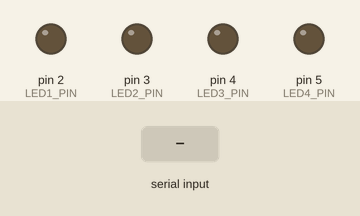
Recording of a sketch running on a simulated Arduino Uno, built with avr-gcc and run on an emulated ATmega328P. On the bench: output pins drawn as LEDs (lit = HIGH). The test bench sets the inputs (shaded band).

Above: at 1.2 s.
1.3 s: "on1\n" received over Serial
At 2.5 s:
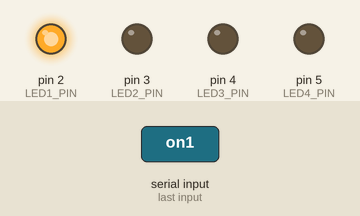
2.8 s: "on2\n" received over Serial
At 3.7 s:
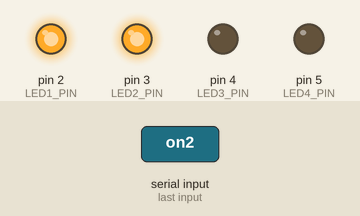
4.3 s: "off1\n" received over Serial
At 4.9 s:
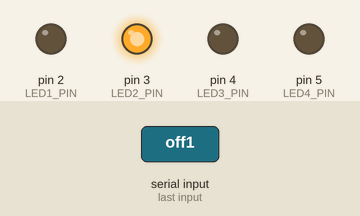
5.8 s: "on3\n" received over Serial
At 7.0 s:
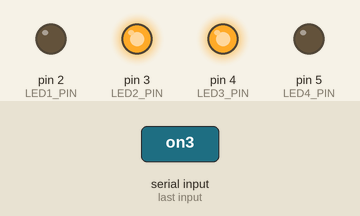
7.3 s: "off2\n" received over Serial
At 8.3 s:
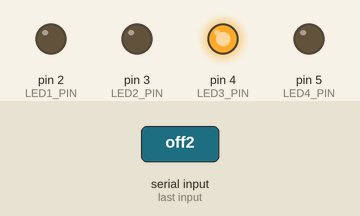
8.8 s: "on4\n" received over Serial
At 9.4 s:
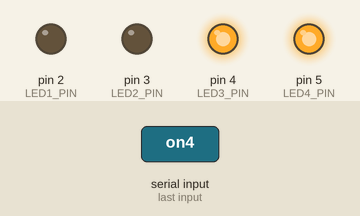
Timing chart, 0 to 11.3 s (numbered marks = the images above; inputs shaded):
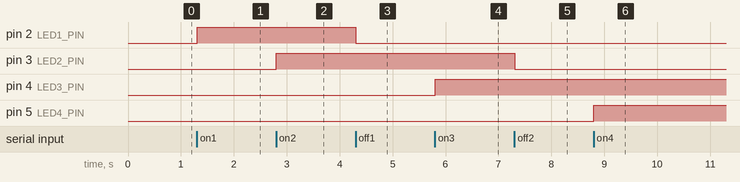

The sketch:

Make_your_own_jarvis.ino
```cpp
#define LED1_PIN 2
#define LED2_PIN 3
#define LED3_PIN 4
#define LED4_PIN 5

void setup() {
  // Initialize the serial communication
  Serial.begin(9600);

  // Initialize the LED pins as output
  pinMode(LED1_PIN, OUTPUT);
  pinMode(LED2_PIN, OUTPUT);
  pinMode(LED3_PIN, OUTPUT);
  pinMode(LED4_PIN, OUTPUT);
}

void loop() {
  // Check if data is available to read from the serial port
  if (Serial.available() > 0) {
    // Read the incoming data as a String
    String command = Serial.readStringUntil('\n');

    // Check the command and act accordingly
    if (command == "on1") {
      digitalWrite(LED1_PIN, HIGH);
    } else if (command == "off1") {
      digitalWrite(LED1_PIN, LOW);
    }

    if (command == "on2") {
      digitalWrite(LED2_PIN, HIGH);
    } else if (command == "off2") {
      digitalWrite(LED2_PIN, LOW);
    }

    if (command == "on3") {
      digitalWrite(LED3_PIN, HIGH);
    } else if (command == "off3") {
      digitalWrite(LED3_PIN, LOW);
    }

    if (command == "on4") {
      digitalWrite(LED4_PIN, HIGH);
    } else if (command == "off4") {
      digitalWrite(LED4_PIN, LOW);
    }
  }
}
```

Measured:
- after the input at 1.3 s, pin 2 (LED1_PIN): LOW → HIGH at once
- after the input at 2.8 s, pin 3 (LED2_PIN): LOW → HIGH at once
- after the input at 4.3 s, pin 2 (LED1_PIN): HIGH → LOW at once
- after the input at 5.8 s, pin 4 (LED3_PIN): LOW → HIGH at once
- after the input at 7.3 s, pin 3 (LED2_PIN): HIGH → LOW at once
- after the input at 8.8 s, pin 5 (LED4_PIN): LOW → HIGH at once
